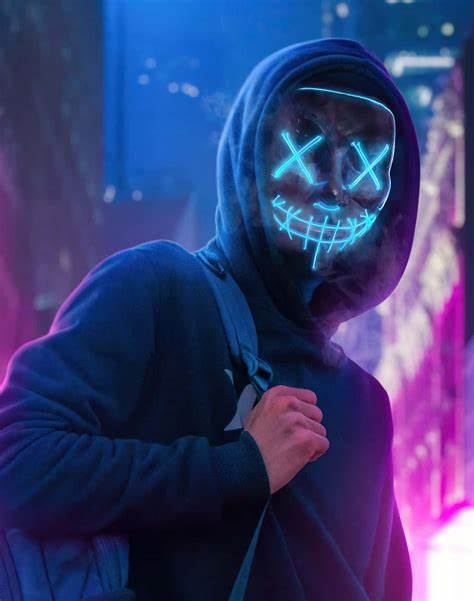
#> input picture Image/01/01.jpg, 474 x 601 px, found by its file name
$ jupyter execute 17.ipynb
#> lines starting #> are read from the running program, lines starting #| are printed output that depends on the picture
[cell 1]
from PIL import Image
import numpy as np
import matplotlib.pyplot as plt
from scipy import ndimage

image_path = 'C:/Users/DevG/OneDrive/Documents/Thi Giac May Tinh/Image/01/01.jpg'
image = Image.open(image_path)
#> image is the input picture: PIL image 474x601 RGB; mean R, G, B 56.3, 62, 115.8
gray_image = image.convert('L')
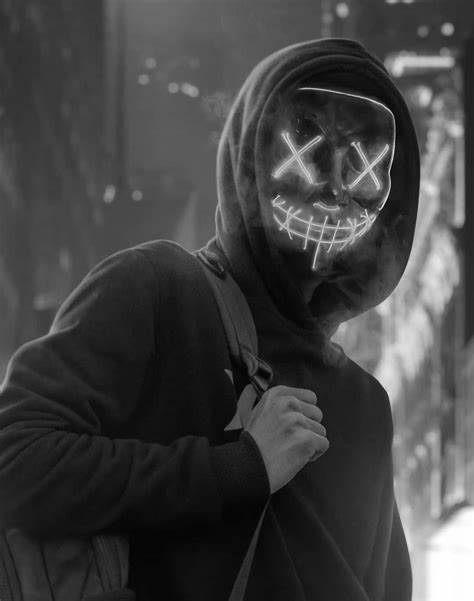
#> gray_image: PIL image 474x601 L; min 1, max 255, mean 66.4
image_a = np.array(gray_image)
gradient_x = ndimage.sobel(image_a, axis=0, mode='constant')
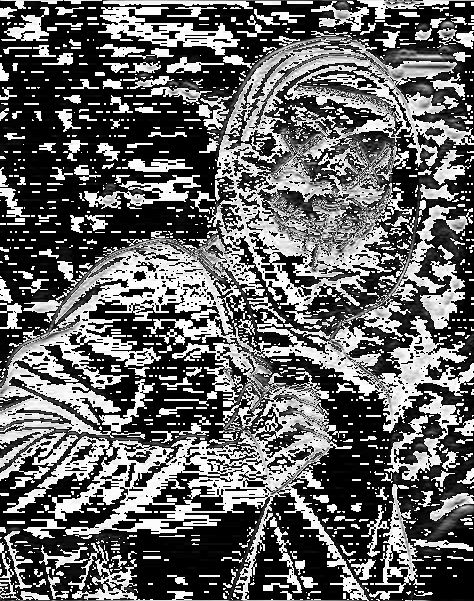
#> gradient_x: shape (601, 474); min 0, max 255, mean 100.6
fig, axs = plt.subplots(2,1, figsize=(10, 8))

plt.subplot(2,1,1)
plt.imshow(gray_image, cmap='gray')
plt.title('Ảnh xám gốc')

plt.subplot(2,1,2)
plt.imshow(gradient_x, cmap='gray')
plt.title('Ảnh xám gốc')

plt.show()
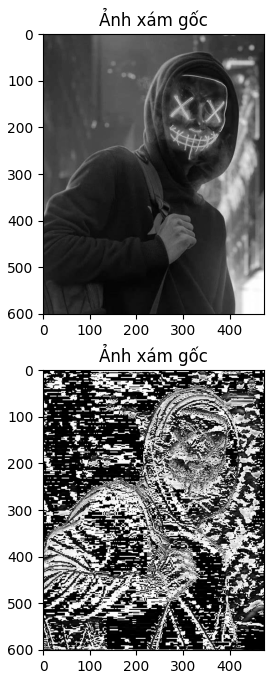
#> figure drawn by matplotlib, 2 panels

[cell 2]
from PIL import Image
import numpy as np
import matplotlib.pyplot as plt
from scipy import ndimage

image_path = 'C:/Users/DevG/OneDrive/Documents/Thi Giac May Tinh/Image/01/01.jpg'
image = Image.open(image_path)
gray_image = image.convert('L')
image_a = np.array(gray_image)
gradient_x = ndimage.sobel(image_a, axis=1, mode='constant')
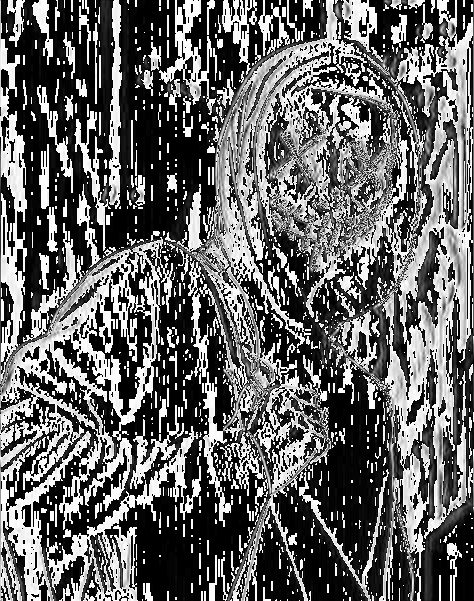
#> gradient_x: shape (601, 474); min 0, max 255, mean 100.9
fig, axs = plt.subplots(2,1, figsize=(10, 8))

plt.subplot(2,1,1)
plt.imshow(gray_image, cmap='gray')
plt.title('Ảnh xám gốc')

plt.subplot(2,1,2)
plt.imshow(gradient_x, cmap='gray')
plt.title('Ảnh xám gốc')

plt.show()

$ run again, with Image/01/03.jpg copied over Image/01/01.jpg
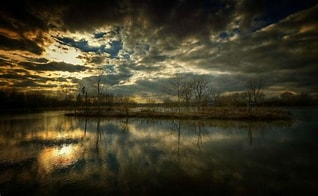
#> input picture Image/01/03.jpg, 318 x 196 px, found by its file name
#> image is the input picture: PIL image 318x196 RGB; mean R, G, B 61.4, 56.2, 35.8
#> `gray_image = image.convert('L')`:
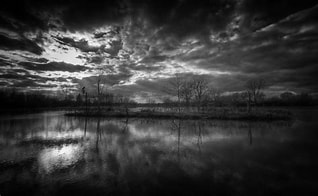
#> gray_image: PIL image 318x196 L; min 0, max 251, mean 55.5
#> `gradient_x = ndimage.sobel(image_a, axis=1, mode='constant')`:
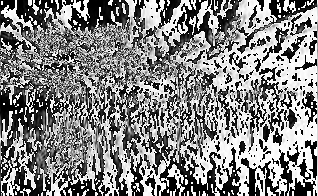
#> gradient_x: shape (196, 318); min 0, max 255, mean 131.9

$ run again, with Image/01/04.jpg copied over Image/01/01.jpg
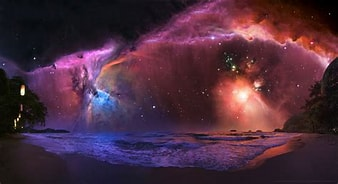
#> input picture Image/01/04.jpg, 338 x 184 px, found by its file name
#> image is the input picture: PIL image 338x184 RGB; mean R, G, B 76.4, 44.7, 62.2
#> `gray_image = image.convert('L')`:
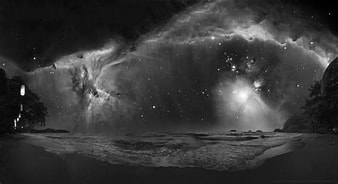
#> gray_image: PIL image 338x184 L; min 0, max 254, mean 56.2
#> `gradient_x = ndimage.sobel(image_a, axis=1, mode='constant')`:
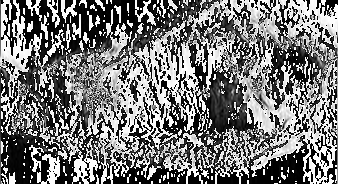
#> gradient_x: shape (184, 338); min 0, max 255, mean 119.3
